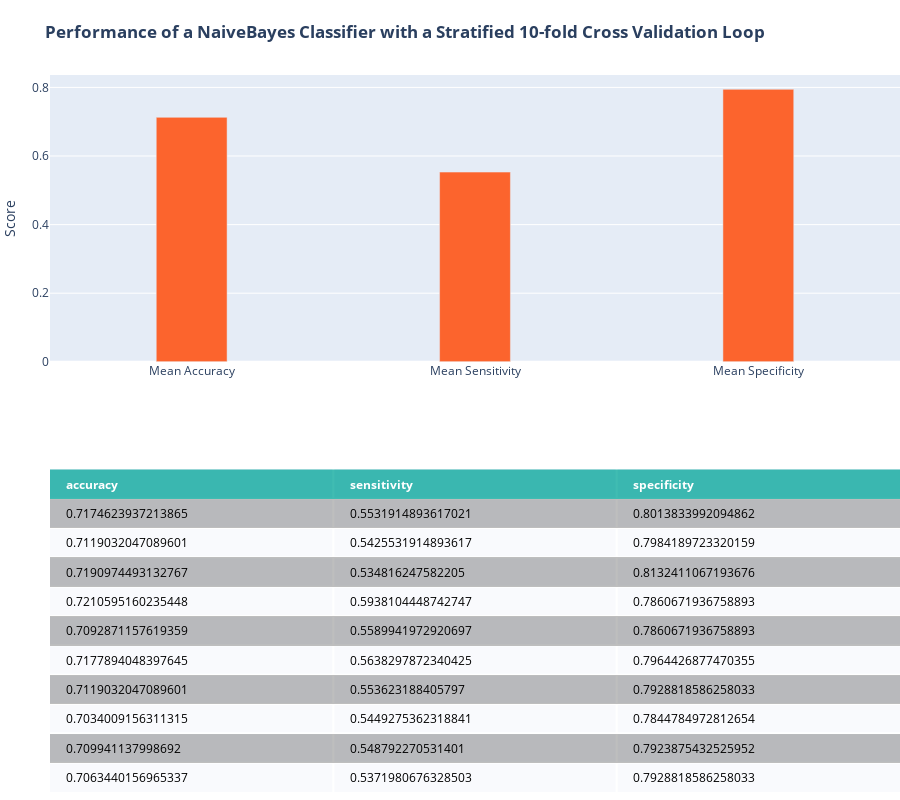

The notebook cell this image was saved under:
### Markdown cell above
#### NaiveBayes

### Code cell
cellTitle = '<b>Performance of a NaiveBayes Classifier with a Stratified 10-fold Cross Validation Loop</b>'
from sklearn.naive_bayes import BernoulliNB
nb_clf = BernoulliNB()

score = []
for train,test in skf.split(X_mat,y):
    nb_clf.fit(X_mat[train],y.values.ravel()[train])
    y_hat = nb_clf.predict(X_mat[test])
    
    cm = confusion_matrix(y.loc[test],y_hat,labels=[1,0])
    score.append({'accuracy':(cm[0,0]+cm[1,1])/sum(cm.ravel()),
                'sensitivity':cm[0,0]/(cm[0,0]+cm[0,1]),
                'specificity':cm[1,1]/(cm[1,1]+cm[1,0])})
score = pd.DataFrame(score)
nbFig = plotMetrics(score, cellTitle)
nbFig.show()

### Figure 1 — Plotly figure (JSON) as saved in the notebook; plotly's stock layout.template omitted (floating-point values rounded to 4 significant figures)
{"data": [{"colorscale": [[0, "#00A699"], [0.5, "#a9a9a9"], [1, "#ffffff"]], "hoverinfo": "none", "opacity": 0.75, "showscale": false, "type": "heatmap", "z": [[0, 0, 0], [0.5, 0.5, 0.5], [1, 1, 1], [0.5, 0.5, 0.5], [1, 1, 1], [0.5, 0.5, 0.5], [1, 1, 1], [0.5, 0.5, 0.5], [1, 1, 1], [0.5, 0.5, 0.5], [1, 1, 1]]}, {"marker": {"color": "#FC642D"}, "type": "bar", "width": 0.25, "x": ["Mean Accuracy", "Mean Sensitivity", "Mean Specificity"], "xaxis": "x2", "y": [0.7128, 0.5532, 0.7944], "yaxis": "y2"}], "layout": {"annotations": [{"align": "left", "font": {"color": "#ffffff"}, "showarrow": false, "text": "<b>accuracy</b>", "x": -0.45, "xanchor": "left", "xref": "x", "y": 0, "yref": "y"}, {"align": "left", "font": {"color": "#ffffff"}, "showarrow": false, "text": "<b>sensitivity</b>", "x": 0.55, "xanchor": "left", "xref": "x", "y": 0, "yref": "y"}, {"align": "left", "font": {"color": "#ffffff"}, "showarrow": false, "text": "<b>specificity</b>", "x": 1.55, "xanchor": "left", "xref": "x", "y": 0, "yref": "y"}, {"align": "left", "font": {"color": "#000000"}, "showarrow": false, "text": "0.7174623937213865", "x": -0.45, "xanchor": "left", "xref": "x", "y": 1, "yref": "y"}, {"align": "left", "font": {"color": "#000000"}, "showarrow": false, "text": "0.5531914893617021", "x": 0.55, "xanchor": "left", "xref": "x", "y": 1, "yref": "y"}, {"align": "left", "font": {"color": "#000000"}, "showarrow": false, "text": "0.8013833992094862", "x": 1.55, "xanchor": "left", "xref": "x", "y": 1, "yref": "y"}, {"align": "left", "font": {"color": "#000000"}, "showarrow": false, "text": "0.7119032047089601", "x": -0.45, "xanchor": "left", "xref": "x", "y": 2, "yref": "y"}, {"align": "left", "font": {"color": "#000000"}, "showarrow": false, "text": "0.5425531914893617", "x": 0.55, "xanchor": "left", "xref": "x", "y": 2, "yref": "y"}, {"align": "left", "font": {"color": "#000000"}, "showarrow": false, "text": "0.7984189723320159", "x": 1.55, "xanchor": "left", "xref": "x", "y": 2, "yref": "y"}, {"align": "left", "font": {"color": "#000000"}, "showarrow": false, "text": "0.7190974493132767", "x": -0.45, "xanchor": "left", "xref": "x", "y": 3, "yref": "y"}, {"align": "left", "font": {"color": "#000000"}, "showarrow": false, "text": "0.534816247582205", "x": 0.55, "xanchor": "left", "xref": "x", "y": 3, "yref": "y"}, {"align": "left", "font": {"color": "#000000"}, "showarrow": false, "text": "0.8132411067193676", "x": 1.55, "xanchor": "left", "xref": "x", "y": 3, "yref": "y"}, {"align": "left", "font": {"color": "#000000"}, "showarrow": false, "text": "0.7210595160235448", "x": -0.45, "xanchor": "left", "xref": "x", "y": 4, "yref": "y"}, {"align": "left", "font": {"color": "#000000"}, "showarrow": false, "text": "0.5938104448742747", "x": 0.55, "xanchor": "left", "xref": "x", "y": 4, "yref": "y"}, {"align": "left", "font": {"color": "#000000"}, "showarrow": false, "text": "0.7860671936758893", "x": 1.55, "xanchor": "left", "xref": "x", "y": 4, "yref": "y"}, {"align": "left", "font": {"color": "#000000"}, "showarrow": false, "text": "0.7092871157619359", "x": -0.45, "xanchor": "left", "xref": "x", "y": 5, "yref": "y"}, {"align": "left", "font": {"color": "#000000"}, "showarrow": false, "text": "0.5589941972920697", "x": 0.55, "xanchor": "left", "xref": "x", "y": 5, "yref": "y"}, {"align": "left", "font": {"color": "#000000"}, "showarrow": false, "text": "0.7860671936758893", "x": 1.55, "xanchor": "left", "xref": "x", "y": 5, "yref": "y"}, {"align": "left", "font": {"color": "#000000"}, "showarrow": false, "text": "0.7177894048397645", "x": -0.45, "xanchor": "left", "xref": "x", "y": 6, "yref": "y"}, {"align": "left", "font": {"color": "#000000"}, "showarrow": false, "text": "0.5638297872340425", "x": 0.55, "xanchor": "left", "xref": "x", "y": 6, "yref": "y"}, {"align": "left", "font": {"color": "#000000"}, "showarrow": false, "text": "0.7964426877470355", "x": 1.55, "xanchor": "left", "xref": "x", "y": 6, "yref": "y"}, {"align": "left", "font": {"color": "#000000"}, "showarrow": false, "text": "0.7119032047089601", "x": -0.45, "xanchor": "left", "xref": "x", "y": 7, "yref": "y"}, {"align": "left", "font": {"color": "#000000"}, "showarrow": false, "text": "0.553623188405797", "x": 0.55, "xanchor": "left", "xref": "x", "y": 7, "yref": "y"}, {"align": "left", "font": {"color": "#000000"}, "showarrow": false, "text": "0.7928818586258033", "x": 1.55, "xanchor": "left", "xref": "x", "y": 7, "yref": "y"}, {"align": "left", "font": {"color": "#000000"}, "showarrow": false, "text": "0.7034009156311315", "x": -0.45, "xanchor": "left", "xref": "x", "y": 8, "yref": "y"}, {"align": "left", "font": {"color": "#000000"}, "showarrow": false, "text": "0.5449275362318841", "x": 0.55, "xanchor": "left", "xref": "x", "y": 8, "yref": "y"}, {"align": "left", "font": {"color": "#000000"}, "showarrow": false, "text": "0.7844784972812654", "x": 1.55, "xanchor": "left", "xref": "x", "y": 8, "yref": "y"}, {"align": "left", "font": {"color": "#000000"}, "showarrow": false, "text": "0.709941137998692", "x": -0.45, "xanchor": "left", "xref": "x", "y": 9, "yref": "y"}, {"align": "left", "font": {"color": "#000000"}, "showarrow": false, "text": "0.548792270531401", "x": 0.55, "xanchor": "left", "xref": "x", "y": 9, "yref": "y"}, {"align": "left", "font": {"color": "#000000"}, "showarrow": false, "text": "0.7923875432525952", "x": 1.55, "xanchor": "left", "xref": "x", "y": 9, "yref": "y"}, {"align": "left", "font": {"color": "#000000"}, "showarrow": false, "text": "0.7063440156965337", "x": -0.45, "xanchor": "left", "xref": "x", "y": 10, "yref": "y"}, {"align": "left", "font": {"color": "#000000"}, "showarrow": false, "text": "0.5371980676328503", "x": 0.55, "xanchor": "left", "xref": "x", "y": 10, "yref": "y"}, {"align": "left", "font": {"color": "#000000"}, "showarrow": false, "text": "0.7928818586258033", "x": 1.55, "xanchor": "left", "xref": "x", "y": 10, "yref": "y"}], "height": 800, "margin": {"b": 0, "l": 50, "r": 0, "t": 75}, "title": {"text": "<b>Performance of a NaiveBayes Classifier with a Stratified 10-fold Cross Validation Loop</b>"}, "xaxis": {"dtick": 1, "gridwidth": 2, "showticklabels": false, "tick0": -0.5, "ticks": "", "zeroline": false}, "xaxis2": {"anchor": "y2"}, "yaxis": {"autorange": "reversed", "domain": [0, 0.45], "dtick": 1, "gridwidth": 2, "showticklabels": false, "tick0": 0.5, "ticks": "", "zeroline": false}, "yaxis2": {"anchor": "x2", "domain": [0.6, 1], "title": {"text": "Score"}}}}
